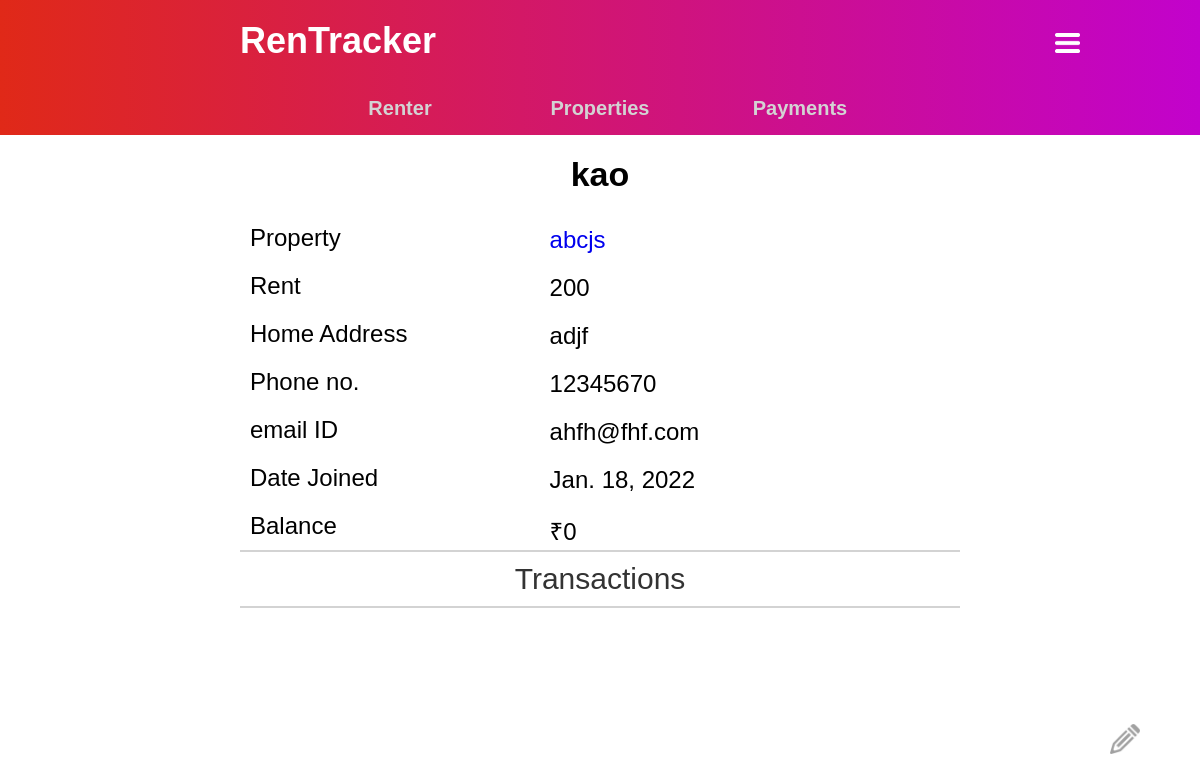
The page /renter/2/ (signed in) on the database its author committed.
### home/models.py (models this page shows, shortened)
class Renter(models.Model):
    name = models.CharField(max_length = 30)
    user = models.ForeignKey(User, on_delete=models.CASCADE)
    property = models.OneToOneField(Properties, on_delete = models.CASCADE)
    homeAddr = models.TextField()
    phNo = models.CharField(max_length=10)
    email = models.EmailField()
    dateJoined = models.DateField()
    dateLeft = models.DateField(null = True, blank = True)
    balance = models.IntegerField(default=0)

class Properties(models.Model):
    address = models.TextField()
    user = models.ForeignKey(User, on_delete=models.CASCADE)
    rent = models.IntegerField(null=True)
    propType = models.CharField(max_length=10)
    occupied = models.BooleanField(default=False)

### home/views.py (the view)
# urls.py: path('renter/<str:pk>/',views.renter,name = 'renter'),
@login_required(login_url="login")
def renter(request, pk):
    renterData = Renter.objects.get(id = pk)
    transData = Transaction.objects.filter(renter_id = pk).order_by('-date')
    context = {'renterData':renterData,'transData':transData}
    return render(request, 'renter.html',context)

### templates/renter.html (shortened to what this page needs)
{% load static %}
<!DOCTYPE html>
<html>
<head>
    <link rel='stylesheet'  href="{% static '/css/mobile/renter.css' %}">
</head>
<body>
    {% include 'navbar.html' %}
    <div class="cont">
        <div class="name">{{renterData.name}}</div>
        <div class="label">Property<div class="value"><a href = "/property/{{renterData.property.id}}">{{renterData.property.address}}</a></div></div>
        <div class="label">Rent<div class="value">{{renterData.property.rent}}</div></div>
        <div class="label">Home Address<div class="value">{{renterData.homeAddr}}</div></div>
        <div class="label">Phone no.<div class="value">{{renterData.phNo}}</div></div>
        <div class="label">email ID<div class="value">{{renterData.email}}</div></div>
        <div class="label">Date Joined<div class="value">{{renterData.dateJoined}}</div></div>
        <div class="label">Balance<div class="value">₹{{renterData.balance}}</div></div>
        <div class="trans-box">
            <hr>
            <div class="trans-head">Transactions</div>
            <hr>
        </div>
        <a class = "edit-buttons" href="{% url 'edit renter' renterData.id %}"><img src="/static/images/edit-button.png" width="30px"></a>
        <div class="blank"></div>
    </div>
</body>
</html>

### static/css/mobile/renter.css (style rules this page uses)
.name { font-size: 34px; font-weight: bold; padding: 20px; text-align: center; }
.label { position: relative; padding: 10px; font-size: 24px; }
.value { position: absolute; left: 43%; top: 5%; padding: 10px 0; }
.trans-head { font-size: 30px; color: #333; text-align: center; padding: 10px 0px; }

### static/css/mobile/navbar_mobile.css (style rules this page uses)
* { margin: 0; padding: 0; }
a { text-decoration: none; }
body { font-family: 'Trebuchet MS', sans-serif; font-size: 24px; }
.cont { width: 60%; margin: auto; }
.edit-buttons { position: fixed; bottom: 5%; right: 5%; border-radius: 15px; }
hr { border: 0.5px solid lightgray; }
.blank { padding: 50px; }

### rows shown on the page
Renter: name "kao", property.address "abcjs", property.rent "200", homeAddr "adjf", phNo "12345670", email "ahfh@fhf.com", dateJoined "Jan. 18, 2022", balance "0"
